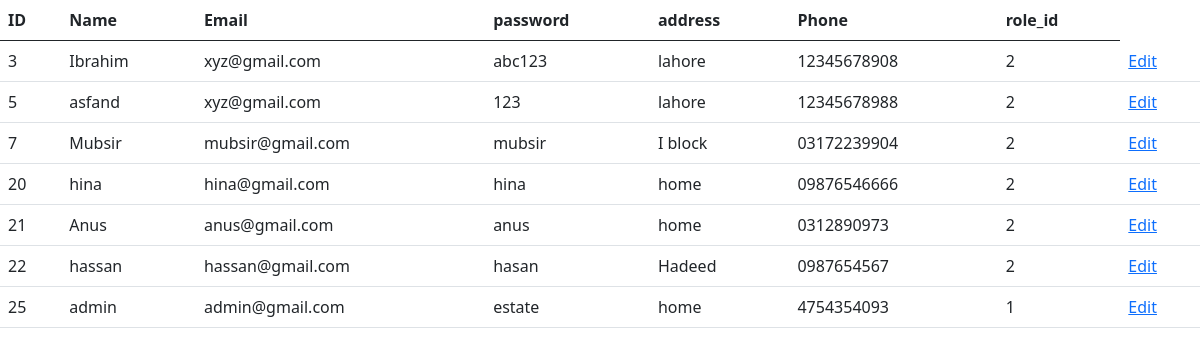
Before: /table.php with the older database file.
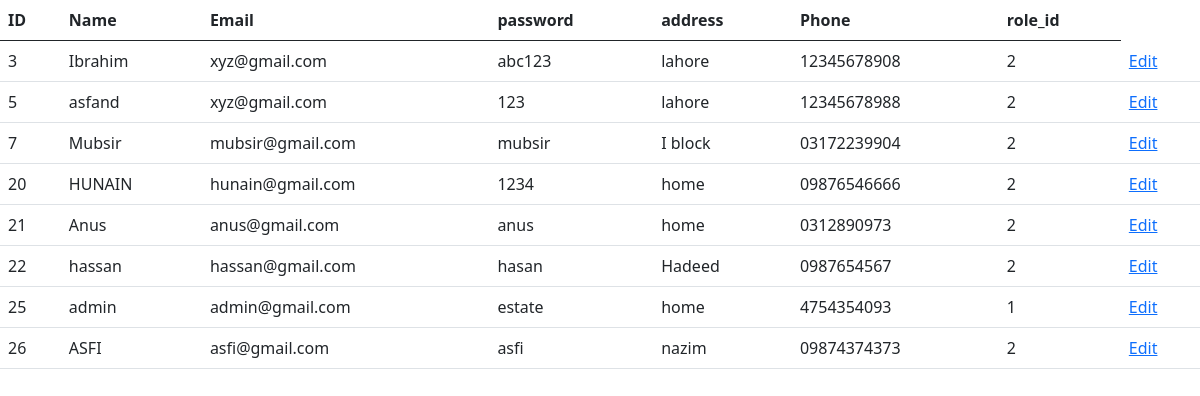
After: the same page with the newer database file.
### tables this page shows
CREATE TABLE `users` (
  `user_id` int(11) NOT NULL,
  `user_name` varchar(255) DEFAULT NULL,
  `email` varchar(255) DEFAULT NULL,
  `passwordd` varchar(255) DEFAULT NULL,
  `address` varchar(255) DEFAULT NULL,
  `Phone` varchar(11) NOT NULL,
  `role` int(11) DEFAULT NULL
);

### table.php (the view, shortened to what this page needs)
<?php
    include("config.php");
    $query = "SELECT * FROM users;";
    $result = mysqli_query($conn, $query);
    ?>
    <!DOCTYPE html>
    <html lang="en">
    <head>
        <link href="https://cdn.jsdelivr.net/npm/bootstrap@5.0.2/dist/css/bootstrap.min.css" rel="stylesheet">
    </head>
    <body>
        <table class="table table-border">
            <thead>
                <tr>
                    <th>ID</th>
                    <th>Name</th>
                    <th>Email</th>
                    <th>password</th>
                    <th>address</th>
                    <th>Phone</th>
                    <th>role_id</th>
                </tr>
            </thead>
            <tbody>
                <?php
                while($data = mysqli_fetch_assoc($result)){
                    ?>
                    <tr>
                    <td><?php echo $data["user_id"]?></td>
                        <td><?php echo $data["user_name"]?></td>
                        <td><?php echo $data["email"]?></td>
                        <td><?php echo $data["passwordd"]?></td>
                        <td><?php echo $data["address"]?></td>
                        <td><?php echo $data["Phone"]?></td>
                        <td><?php echo $data["role"]?></td>
                        <td>
                        <a href="edit.php?id=<?php echo $data["user_id"]; ?>">Edit</a>
                        </td>
                        </tr>
                        <?php
                }
                ?>
            </tbody>
        </table>
    </body>
    </html>

Changed rows visible on the page:
changed users id 20: user_name "hina" → "HUNAIN"; email "hina@gmail.com" → "hunain@gmail.com"; passwordd "hina" → "1234"
added users: user_id "26", user_name "ASFI", email "asfi@gmail.com", passwordd "asfi", address "nazim", Phone "09874374373", role "2"
